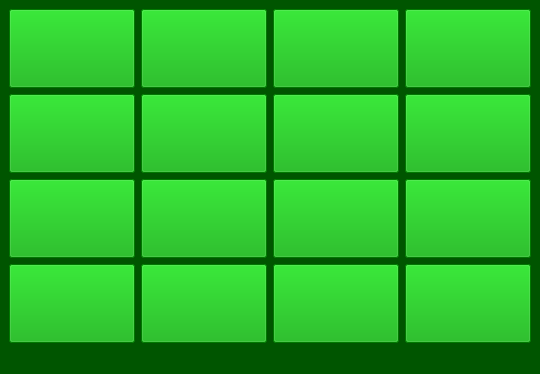
<?xml version="1.0" encoding="UTF-8"?>
<ui version="4.0">
 <class>MainWindow</class>
 <widget class="QMainWindow" name="MainWindow">
  <property name="geometry">
   <rect>
    <x>0</x>
    <y>0</y>
    <width>484</width>
    <height>374</height>
   </rect>
  </property>
  <property name="windowTitle">
   <string>Puuzel 15</string>
  </property>
  <property name="styleSheet">
   <string notr="true">background-color: rgb(0, 85, 0);</string>
  </property>
  <widget class="QWidget" name="centralwidget">
   <layout class="QGridLayout" name="gridLayout">
    <item row="0" column="0">
     <widget class="QPushButton" name="btn1">
      <property name="sizePolicy">
       <sizepolicy hsizetype="Minimum" vsizetype="Expanding">
        <horstretch>0</horstretch>
        <verstretch>0</verstretch>
       </sizepolicy>
      </property>
      <property name="font">
       <font>
        <pointsize>33</pointsize>
       </font>
      </property>
      <property name="styleSheet">
       <string notr="true">background-color: rgb(0, 170, 0);</string>
      </property>
      <property name="text">
       <string/>
      </property>
     </widget>
    </item>
    <item row="0" column="1">
     <widget class="QPushButton" name="btn2">
      <property name="sizePolicy">
       <sizepolicy hsizetype="Minimum" vsizetype="Expanding">
        <horstretch>0</horstretch>
        <verstretch>0</verstretch>
       </sizepolicy>
      </property>
      <property name="font">
       <font>
        <pointsize>33</pointsize>
       </font>
      </property>
      <property name="styleSheet">
       <string notr="true">background-color: rgb(0, 170, 0);</string>
      </property>
      <property name="text">
       <string/>
      </property>
     </widget>
    </item>
    <item row="0" column="2">
     <widget class="QPushButton" name="btn3">
      <property name="sizePolicy">
       <sizepolicy hsizetype="Minimum" vsizetype="Expanding">
        <horstretch>0</horstretch>
        <verstretch>0</verstretch>
       </sizepolicy>
      </property>
      <property name="font">
       <font>
        <pointsize>33</pointsize>
       </font>
      </property>
      <property name="styleSheet">
       <string notr="true">background-color: rgb(0, 170, 0);</string>
      </property>
      <property name="text">
       <string/>
      </property>
     </widget>
    </item>
    <item row="0" column="3">
     <widget class="QPushButton" name="btn4">
      <property name="sizePolicy">
       <sizepolicy hsizetype="Minimum" vsizetype="Expanding">
        <horstretch>0</horstretch>
        <verstretch>0</verstretch>
       </sizepolicy>
      </property>
      <property name="font">
       <font>
        <pointsize>33</pointsize>
       </font>
      </property>
      <property name="styleSheet">
       <string notr="true">background-color: rgb(0, 170, 0);</string>
      </property>
      <property name="text">
       <string/>
      </property>
     </widget>
    </item>
    <item row="1" column="0">
     <widget class="QPushButton" name="btn5">
      <property name="sizePolicy">
       <sizepolicy hsizetype="Minimum" vsizetype="Expanding">
        <horstretch>0</horstretch>
        <verstretch>0</verstretch>
       </sizepolicy>
      </property>
      <property name="font">
       <font>
        <pointsize>33</pointsize>
       </font>
      </property>
      <property name="styleSheet">
       <string notr="true">background-color: rgb(0, 170, 0);</string>
      </property>
      <property name="text">
       <string/>
      </property>
     </widget>
    </item>
    <item row="1" column="1">
     <widget class="QPushButton" name="btn6">
      <property name="sizePolicy">
       <sizepolicy hsizetype="Minimum" vsizetype="Expanding">
        <horstretch>0</horstretch>
        <verstretch>0</verstretch>
       </sizepolicy>
      </property>
      <property name="font">
       <font>
        <pointsize>33</pointsize>
       </font>
      </property>
      <property name="styleSheet">
       <string notr="true">background-color: rgb(0, 170, 0);</string>
      </property>
      <property name="text">
       <string/>
      </property>
     </widget>
    </item>
    <item row="1" column="2">
     <widget class="QPushButton" name="btn7">
      <property name="sizePolicy">
       <sizepolicy hsizetype="Minimum" vsizetype="Expanding">
        <horstretch>0</horstretch>
        <verstretch>0</verstretch>
       </sizepolicy>
      </property>
      <property name="font">
       <font>
        <pointsize>33</pointsize>
       </font>
      </property>
      <property name="styleSheet">
       <string notr="true">background-color: rgb(0, 170, 0);</string>
      </property>
      <property name="text">
       <string/>
      </property>
     </widget>
    </item>
    <item row="1" column="3">
     <widget class="QPushButton" name="btn8">
      <property name="sizePolicy">
       <sizepolicy hsizetype="Minimum" vsizetype="Expanding">
        <horstretch>0</horstretch>
        <verstretch>0</verstretch>
       </sizepolicy>
      </property>
      <property name="font">
       <font>
        <pointsize>33</pointsize>
       </font>
      </property>
      <property name="styleSheet">
       <string notr="true">background-color: rgb(0, 170, 0);</string>
      </property>
      <property name="text">
       <string/>
      </property>
     </widget>
    </item>
    <item row="2" column="0">
     <widget class="QPushButton" name="btn9">
      <property name="sizePolicy">
       <sizepolicy hsizetype="Minimum" vsizetype="Expanding">
        <horstretch>0</horstretch>
        <verstretch>0</verstretch>
       </sizepolicy>
      </property>
      <property name="font">
       <font>
        <pointsize>33</pointsize>
       </font>
      </property>
      <property name="styleSheet">
       <string notr="true">background-color: rgb(0, 170, 0);</string>
      </property>
      <property name="text">
       <string/>
      </property>
     </widget>
    </item>
    <item row="2" column="1">
     <widget class="QPushButton" name="btn10">
      <property name="sizePolicy">
       <sizepolicy hsizetype="Minimum" vsizetype="Expanding">
        <horstretch>0</horstretch>
        <verstretch>0</verstretch>
       </sizepolicy>
      </property>
      <property name="font">
       <font>
        <pointsize>33</pointsize>
       </font>
      </property>
      <property name="styleSheet">
       <string notr="true">background-color: rgb(0, 170, 0);</string>
      </property>
      <property name="text">
       <string/>
      </property>
     </widget>
    </item>
    <item row="2" column="2">
     <widget class="QPushButton" name="btn11">
      <property name="sizePolicy">
       <sizepolicy hsizetype="Minimum" vsizetype="Expanding">
        <horstretch>0</horstretch>
        <verstretch>0</verstretch>
       </sizepolicy>
      </property>
      <property name="font">
       <font>
        <pointsize>33</pointsize>
       </font>
      </property>
      <property name="styleSheet">
       <string notr="true">background-color: rgb(0, 170, 0);</string>
      </property>
      <property name="text">
       <string/>
      </property>
     </widget>
    </item>
    <item row="2" column="3">
     <widget class="QPushButton" name="btn12">
      <property name="sizePolicy">
       <sizepolicy hsizetype="Minimum" vsizetype="Expanding">
        <horstretch>0</horstretch>
        <verstretch>0</verstretch>
       </sizepolicy>
      </property>
      <property name="font">
       <font>
        <pointsize>33</pointsize>
       </font>
      </property>
      <property name="styleSheet">
       <string notr="true">background-color: rgb(0, 170, 0);</string>
      </property>
      <property name="text">
       <string/>
      </property>
     </widget>
    </item>
    <item row="3" column="0">
     <widget class="QPushButton" name="btn13">
      <property name="sizePolicy">
       <sizepolicy hsizetype="Minimum" vsizetype="Expanding">
        <horstretch>0</horstretch>
        <verstretch>0</verstretch>
       </sizepolicy>
      </property>
      <property name="font">
       <font>
        <pointsize>33</pointsize>
       </font>
      </property>
      <property name="styleSheet">
       <string notr="true">background-color: rgb(0, 170, 0);</string>
      </property>
      <property name="text">
       <string/>
      </property>
     </widget>
    </item>
    <item row="3" column="1">
     <widget class="QPushButton" name="btn14">
      <property name="sizePolicy">
       <sizepolicy hsizetype="Minimum" vsizetype="Expanding">
        <horstretch>0</horstretch>
        <verstretch>0</verstretch>
       </sizepolicy>
      </property>
      <property name="font">
       <font>
        <pointsize>33</pointsize>
       </font>
      </property>
      <property name="styleSheet">
       <string notr="true">background-color: rgb(0, 170, 0);</string>
      </property>
      <property name="text">
       <string/>
      </property>
     </widget>
    </item>
    <item row="3" column="2">
     <widget class="QPushButton" name="btn15">
      <property name="sizePolicy">
       <sizepolicy hsizetype="Minimum" vsizetype="Expanding">
        <horstretch>0</horstretch>
        <verstretch>0</verstretch>
       </sizepolicy>
      </property>
      <property name="font">
       <font>
        <pointsize>33</pointsize>
       </font>
      </property>
      <property name="styleSheet">
       <string notr="true">background-color: rgb(0, 170, 0);</string>
      </property>
      <property name="text">
       <string/>
      </property>
     </widget>
    </item>
    <item row="3" column="3">
     <widget class="QPushButton" name="btn16">
      <property name="sizePolicy">
       <sizepolicy hsizetype="Minimum" vsizetype="Expanding">
        <horstretch>0</horstretch>
        <verstretch>0</verstretch>
       </sizepolicy>
      </property>
      <property name="font">
       <font>
        <pointsize>33</pointsize>
       </font>
      </property>
      <property name="styleSheet">
       <string notr="true">background-color: rgb(0, 170, 0);</string>
      </property>
      <property name="text">
       <string/>
      </property>
     </widget>
    </item>
   </layout>
  </widget>
  <widget class="QMenuBar" name="menubar">
   <property name="geometry">
    <rect>
     <x>0</x>
     <y>0</y>
     <width>484</width>
     <height>22</height>
    </rect>
   </property>
  </widget>
  <widget class="QStatusBar" name="statusbar"/>
 </widget>
 <resources/>
 <connections/>
</ui>
